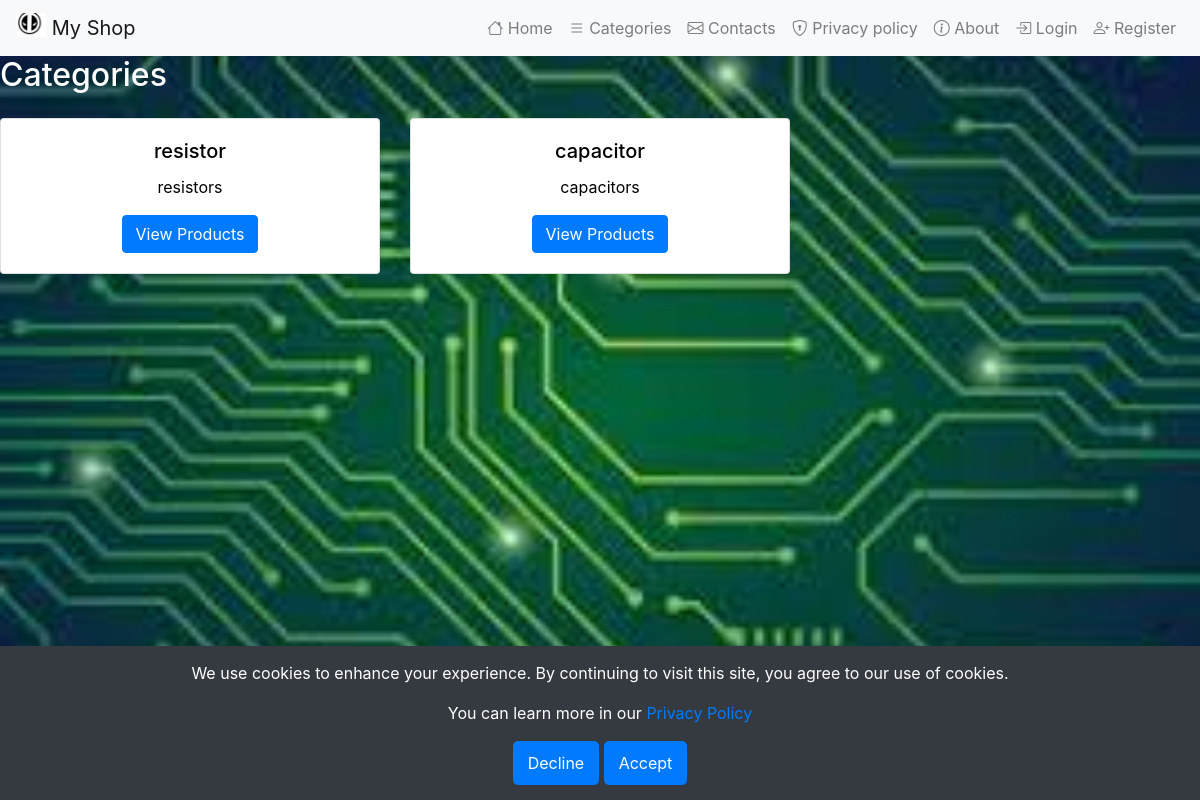
The page /categories/ on the database as committed earlier.
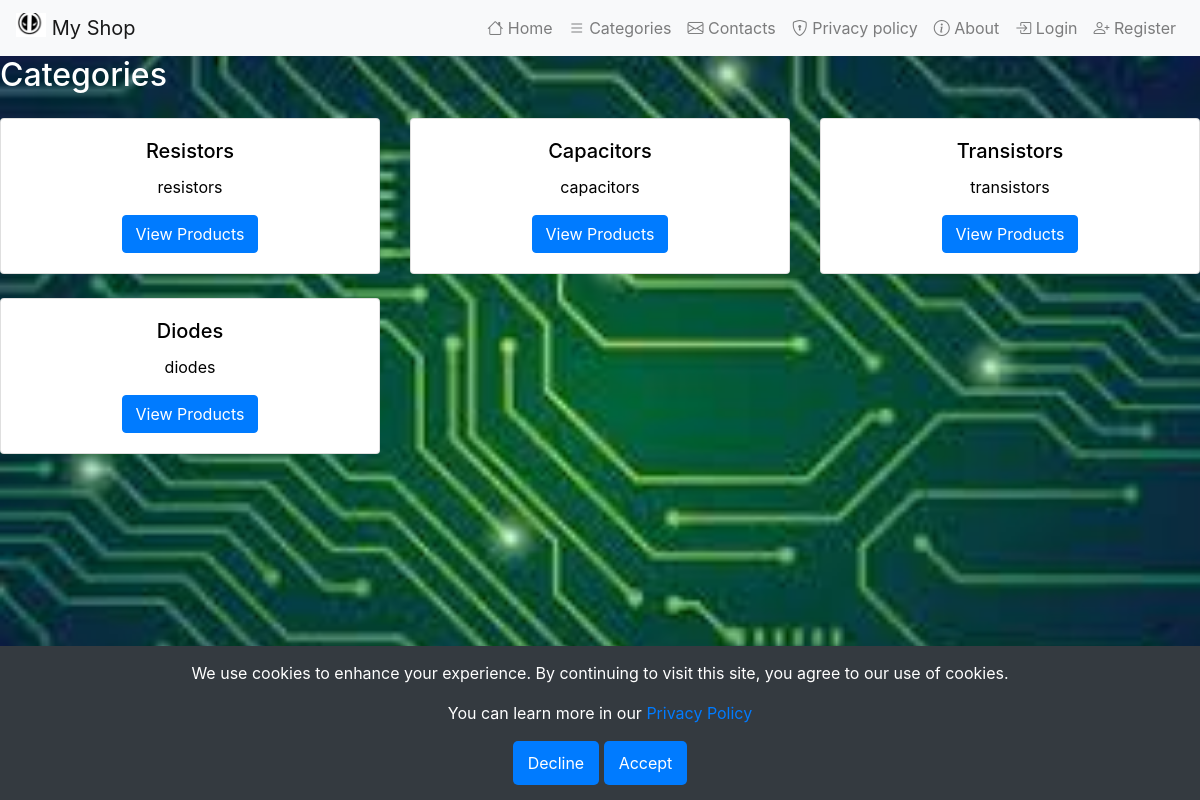
The same page on the database as committed later.
### electronics_shop/electronics/models.py (models this page shows, shortened)
class Category(models.Model):
    NAME_MAX_LENGTH = 255
    name = models.CharField(max_length=NAME_MAX_LENGTH)
    description = models.TextField()

### electronics_shop/categories/views.py (the view)
# urls.py: path('', CategoryListView.as_view(), name='category_list'),
class CategoryListView(ListView):
    model = Category
    template_name = 'categories/category_list.html'
    context_object_name = 'category_list'

### templates/categories/category_list.html (shortened to what this page needs)
{% extends 'base.html' %}
{% block content %}
<h2 class="mb-4">Categories</h2>
<div class="row">
    {% for category in category_list %}
    <div class="col-md-4 text-center">
        <div class="card mb-4">
            <div class="card-body">
                <h5 class="card-title">{{ category.name }}</h5>
                <p class="card-text">{{ category.description|truncatewords:15 }}</p>
                <a href="{% url 'category_detail' category.pk %}" class="btn btn-primary">View Products</a>
            </div>
        </div>
    </div>
    {% endfor %}
</div>
{% endblock %}

### templates/base.html (shortened to what this page needs)
{% load static %}
<!DOCTYPE html>
<html lang="en">
<head>
    <link rel="stylesheet" href="https://stackpath.bootstrapcdn.com/bootstrap/4.5.2/css/bootstrap.min.css">
    <link rel="stylesheet" href="https://cdn.jsdelivr.net/npm/bootstrap-icons@1.8.1/font/bootstrap-icons.css">
</head>
<body>
<div class="wrapper">
    <header>
        <nav class="navbar navbar-expand-lg navbar-light bg-light">
            <a class="navbar-brand" href="{% url 'index' %}">
                <img src="{% static 'images/logo.jpeg' %}" alt="Logo" width="30" height="30"
                     class="d-inline-block align-top">
                My Shop
            </a>
            <div class="collapse navbar-collapse" id="navbarNav">
                <ul class="navbar-nav ml-auto">
                    <li class="nav-item">
                        <a class="nav-link" href="{% url 'index' %}">
                            <i class="bi bi-house"></i> Home</a>
                    </li>
                    <li class="nav-item">
                        <a class="nav-link" href="{% url 'category_list' %}">
                            <i class="bi bi-list"></i> Categories</a>
                    </li>
                    <li class="nav-item">
                        <a class="nav-link" href="{% url 'contact' %}">
                            <i class="bi bi-envelope"></i> Contacts</a>
                    </li>
                <li class="nav-item">
                        <a class="nav-link" href="{% url 'privacy_policy' %}">
                            <i class="bi bi-shield-lock"></i> Privacy policy</a>
                    </li>
                    <li class="nav-item">
                        <a class="nav-link" href="{% url 'about' %}">
                            <i class="bi bi-info-circle"></i> About</a>
                    </li>
                    {% if user.is_authenticated %}
                        <li class="nav-item">
                            <a class="nav-link" href="{% url 'wishlist_view' %}">
                                <i class="bi bi-heart"></i> Wishlist</a>
                        </li>
                        <li class="nav-item">
                            <a class="nav-link" href="{% url 'cart_view' %}">
                                <i class="bi bi-cart"></i> Cart
                            </a>
                        </li>
                        <li class="nav-item">
                            <a class="nav-link" href="{% url 'delivery_info' %}">
                                <i class="bi bi-truck"></i> Delivery
                            </a>
                        </li>
                        <li class="nav-item">
                            <a class="nav-link" href="{% url 'dashboard' %}">
                                <i class="bi bi-grid"></i> Dashboard</a>
                        </li>
                        <li class="nav-item dropdown">
                    <a class="nav-link dropdown-toggle" href="#" id="profileDropdown" role="button" data-toggle="dropdown"
                       aria-haspopup="true" aria-expanded="false">
                        <i class="bi bi-person-circle"></i> Profile
                    </a>
                    <div class="dropdown-menu dropdown-menu-right" aria-labelledby="profileDropdown">
                        <a class="dropdown-item" href="{% url 'details profile' %}">
                            <i class="bi bi-person"></i> My Profile</a>
                        <a class="dropdown-item" href="{% url 'edit profile' %}">
                            <i class="bi bi-pencil-square"></i> Edit Profile</a>
                        <a class="dropdown-item" href="{% url 'delete profile' %}">
                            <i class="bi bi-trash"></i> Delete Profile</a>
                        <div class="dropdown-divider"></div>
                        <a class="dropdown-item" href="{% url 'logout' %}">
                            <i class="bi bi-box-arrow-right"></i> Logout</a>
                    </div>
                </li>
                        </li>
                    {% else %}
                        <li class="nav-item">
                            <a class="nav-link" href="{% url 'login' %}">
                                <i class="bi bi-box-arrow-in-right"></i> Login</a>
                        </li>
                        <li class="nav-item">
                            <a class="nav-link" href="{% url 'register' %}">
                                <i class="bi bi-person-plus"></i> Register</a>
                        </li>
                    {% endif %}
                </ul>
            </div>
        </nav>
    </header>
    <div class="content">
        {% block content %}
        {% endblock %}
    </div>
    <footer class="footer bg-light text-center text-lg-start">
        <div class="bg-dark text-white">
            <div class="container p-2">
                <div class="text-center">
                    <a class="text-white" href="{% url 'index' %}">mindov1988.pythonanywhere.com</a>
                </div>
            </div>
        </div>
    </footer>
</div>
{% if not request.COOKIES.cookie_accepted or request.COOKIES.cookie_accepted == 'true' %}
    <div id="cookie-banner">
        <p>We use cookies to enhance your experience. By continuing to visit this site, you agree to our use of
            cookies.</p>
        <p>You can learn more in our <a href="{% url 'privacy_policy' %}">Privacy Policy</a></p>
        <button onclick="declineCookies()">Decline</button>
        <button onclick="acceptCookies()">Accept</button>
    </div>
{% endif %}
</body>
</html>

Rows that differ between the two databases and show on the page:
changed Category "resistors": name "resistor" → "Resistors"
changed Category "capacitors": name "capacitor" → "Capacitors"
added Category: name "Transistors", description "transistors"
added Category: name "Diodes", description "diodes"
